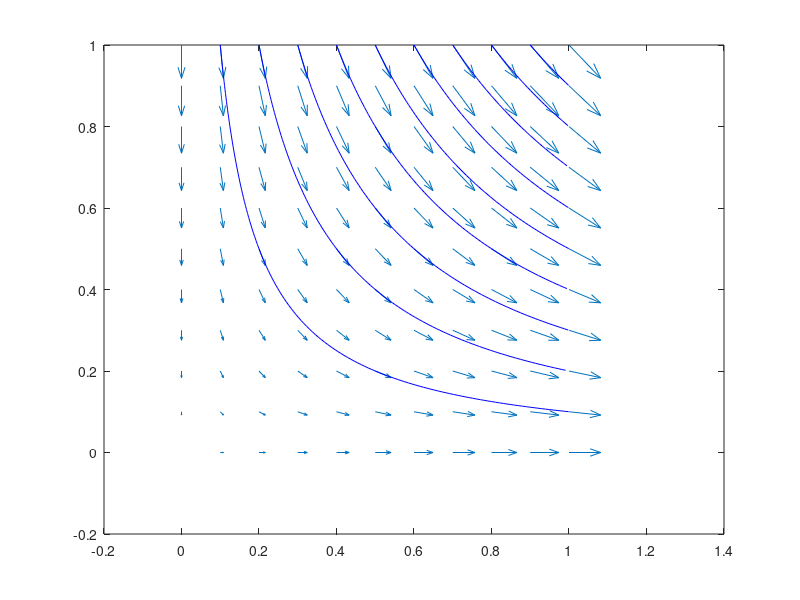

Source code (MATLAB):
[x, y] = meshgrid(0:0.1:1, 0:0.1:1);
u = x;
v = -y;

figure;
quiver(x, y, u, v)

startx = .1 : .1 : 1;
starty = ones(size(startx));
streamline(x, y, u, v, startx, starty);